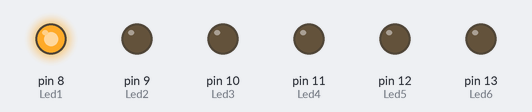
The sketch below on a simulated Arduino Uno, built with avr-gcc and run on an emulated ATmega328P. Parts: output pins drawn as LEDs (lit = HIGH).

Above: at 0.1 s.
At 21.6 s:
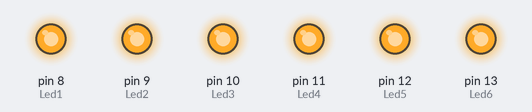
At 23.6 s:
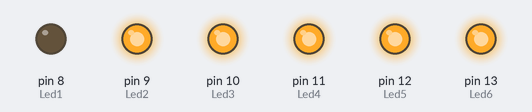
At 25.6 s:
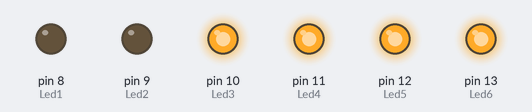
At 27.6 s:
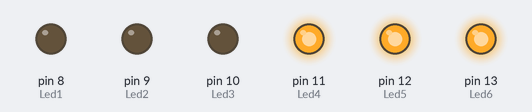
At 33.6 s:
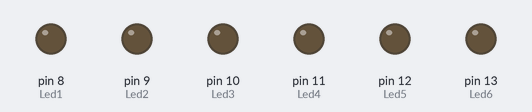
Timing chart, 0 to 40.0 s (numbered marks = the images above):
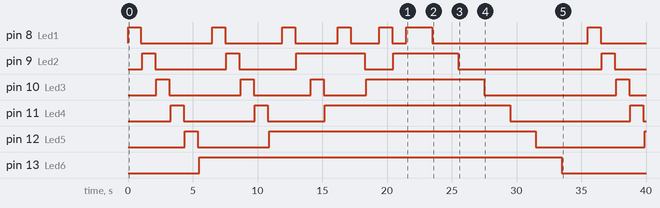

The sketch:

Semaforo_maricar_diego.ino
```cpp
int Led6 = 13;
int Led5 = 12;
int Led4 = 11;
int Led3 = 10;
int Led2 = 9;
int Led1 = 8;

void setup() {
  pinMode(Led1, OUTPUT);
  pinMode(Led2, OUTPUT);
  pinMode(Led3, OUTPUT);
  pinMode(Led4, OUTPUT);
  pinMode(Led5, OUTPUT);
  pinMode(Led6, OUTPUT);
}

void loop() {
  digitalWrite(Led1, HIGH);
  delay(1000);
  digitalWrite(Led1, LOW);
  delay(100);

  digitalWrite(Led2, HIGH);
  delay(1000);
  digitalWrite(Led2, LOW);
  delay(100);

  digitalWrite(Led3, HIGH);
  delay(1000);
  digitalWrite(Led3, LOW);
  delay(100);

  digitalWrite(Led4, HIGH);
  delay(1000);
  digitalWrite(Led4, LOW);
  delay(100);

  digitalWrite(Led5, HIGH);
  delay(1000);
  digitalWrite(Led5, LOW);
  delay(100);

  digitalWrite(Led6, HIGH);
  delay(1000);

  digitalWrite(Led1, HIGH);
  delay(1000);
  digitalWrite(Led1, LOW);
  delay(100);

  digitalWrite(Led2, HIGH);
  delay(1000);
  digitalWrite(Led2, LOW);
  delay(100);

  digitalWrite(Led3, HIGH);
  delay(1000);
  digitalWrite(Led3, LOW);
  delay(100);

  digitalWrite(Led4, HIGH);
  delay(1000);
  digitalWrite(Led4, LOW);
  delay(100);

  digitalWrite(Led5, HIGH);
  delay(1000);

  digitalWrite(Led1, HIGH);
  delay(1000);
  digitalWrite(Led1, LOW);
  delay(100);

  digitalWrite(Led2, HIGH);
  delay(1000);
  digitalWrite(Led1, LOW);
  delay(100);

  digitalWrite(Led3, HIGH);
  delay(1000);
  digitalWrite(Led3, LOW);
  delay(100);

  digitalWrite(Led4, HIGH);
  delay(1000);

  digitalWrite(Led1, HIGH);
  delay(1000);
  digitalWrite(Led1, LOW);
  delay(100);

  digitalWrite(Led2, HIGH);
  delay(1000);
  digitalWrite(Led2, LOW);
  delay(100);

  digitalWrite(Led3, HIGH);
  delay(1000);

  digitalWrite(Led1, HIGH);
  delay(1000);
  digitalWrite(Led1, LOW);
  delay(100);

  digitalWrite(Led2, HIGH);
  delay(1000);

  digitalWrite(Led1, HIGH);
  delay(2000);

  digitalWrite(Led1, LOW);
  delay(2000);

  digitalWrite(Led2, LOW);
  delay(2000);

  digitalWrite(Led3, LOW);
  delay(2000);

  digitalWrite(Led4, LOW);
  delay(2000);

  digitalWrite(Led5, LOW);
  delay(2000);

  digitalWrite(Led6, LOW);
  delay(2000);


}
```

Measured:
- by itself, pin 8 (Led1): LOW → HIGH at 0.00 s, → LOW 1.0 s later, → HIGH 5.5 s later, → LOW 1.0 s later, … (14 changes in this stretch)
- by itself, pin 9 (Led2): LOW → HIGH at 1.1 s, → LOW 1.0 s later, → HIGH 5.5 s later, → LOW 1.0 s later, … (10 changes in this stretch)
- by itself, pin 10 (Led3): LOW → HIGH at 2.2 s, → LOW 1.0 s later, → HIGH 5.5 s later, → LOW 1.0 s later, … (10 changes in this stretch)
- by itself, pin 11 (Led4): LOW → HIGH at 3.3 s, → LOW 1.0 s later, → HIGH 5.5 s later, → LOW 1.0 s later, … (8 changes in this stretch)
- by itself, pin 12 (Led5): goes HIGH 1.0 s, LOW 5.5 s, HIGH 20.6 s, LOW 8.4 s, then HIGH
- by itself, pin 13 (Led6): LOW → HIGH at 5.5 s, → LOW 28.0 s later
